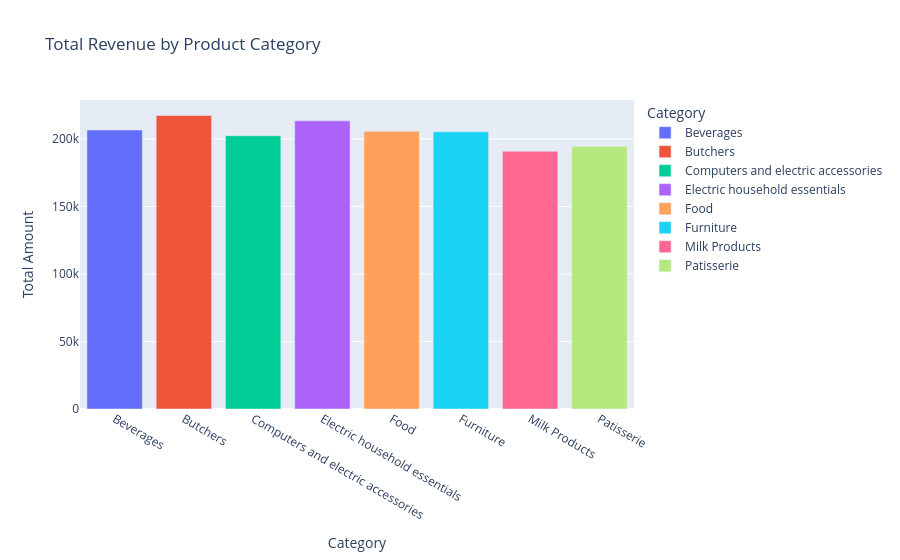

Notebook source saved alongside this figure:
### Markdown cell above
## **3.5 Bivariate Analysis**

Bivariate analysis explores relationships between two variables to identify patterns, dependencies, and business opportunities.

**Purpose**
- Compare sales performance across categories and channels
- Understand factors influencing revenue
- Identify purchasing behavior patterns
  
**What We'll Analyze**
- Category vs Total Sales
- Purchase Channel vs Total Sales
- Quantity vs Total Amount
- Discount Applied vs Total Amount

### **Visualization 7: Total Revenue by Product Category (Column Chart)**

**Objective**

Compare revenue generated across product categories.

### Code cell
category_sales = df.groupby('Category', as_index=False)['Total Amount'].sum()

fig = px.bar(
    category_sales,
    x='Category',
    y='Total Amount',
    title='Total Revenue by Product Category',
    color='Category'
)

fig.show()
fig.write_html("total_revenue_by_category.html")

### Figure 1 — Plotly figure (JSON) as saved in the notebook; plotly's stock layout.template omitted (floating-point values rounded to 4 significant figures)
{"data": [{"hovertemplate": "Category=%{x}<br>Total Amount=%{y}<extra></extra>", "legendgroup": "Beverages", "marker": {"color": "#636efa", "pattern": {"shape": ""}}, "name": "Beverages", "orientation": "v", "showlegend": true, "textposition": "auto", "type": "bar", "x": ["Beverages"], "xaxis": "x", "y": [206600.0], "yaxis": "y"}, {"hovertemplate": "Category=%{x}<br>Total Amount=%{y}<extra></extra>", "legendgroup": "Butchers", "marker": {"color": "#EF553B", "pattern": {"shape": ""}}, "name": "Butchers", "orientation": "v", "showlegend": true, "textposition": "auto", "type": "bar", "x": ["Butchers"], "xaxis": "x", "y": [217400.0], "yaxis": "y"}, {"hovertemplate": "Category=%{x}<br>Total Amount=%{y}<extra></extra>", "legendgroup": "Computers and electric accessories", "marker": {"color": "#00cc96", "pattern": {"shape": ""}}, "name": "Computers and electric accessories", "orientation": "v", "showlegend": true, "textposition": "auto", "type": "bar", "x": ["Computers and electric accessories"], "xaxis": "x", "y": [202400.0], "yaxis": "y"}, {"hovertemplate": "Category=%{x}<br>Total Amount=%{y}<extra></extra>", "legendgroup": "Electric household essentials", "marker": {"color": "#ab63fa", "pattern": {"shape": ""}}, "name": "Electric household essentials", "orientation": "v", "showlegend": true, "textposition": "auto", "type": "bar", "x": ["Electric household essentials"], "xaxis": "x", "y": [213400.0], "yaxis": "y"}, {"hovertemplate": "Category=%{x}<br>Total Amount=%{y}<extra></extra>", "legendgroup": "Food", "marker": {"color": "#FFA15A", "pattern": {"shape": ""}}, "name": "Food", "orientation": "v", "showlegend": true, "textposition": "auto", "type": "bar", "x": ["Food"], "xaxis": "x", "y": [205700.0], "yaxis": "y"}, {"hovertemplate": "Category=%{x}<br>Total Amount=%{y}<extra></extra>", "legendgroup": "Furniture", "marker": {"color": "#19d3f3", "pattern": {"shape": ""}}, "name": "Furniture", "orientation": "v", "showlegend": true, "textposition": "auto", "type": "bar", "x": ["Furniture"], "xaxis": "x", "y": [205300.0], "yaxis": "y"}, {"hovertemplate": "Category=%{x}<br>Total Amount=%{y}<extra></extra>", "legendgroup": "Milk Products", "marker": {"color": "#FF6692", "pattern": {"shape": ""}}, "name": "Milk Products", "orientation": "v", "showlegend": true, "textposition": "auto", "type": "bar", "x": ["Milk Products"], "xaxis": "x", "y": [190900.0], "yaxis": "y"}, {"hovertemplate": "Category=%{x}<br>Total Amount=%{y}<extra></extra>", "legendgroup": "Patisserie", "marker": {"color": "#B6E880", "pattern": {"shape": ""}}, "name": "Patisserie", "orientation": "v", "showlegend": true, "textposition": "auto", "type": "bar", "x": ["Patisserie"], "xaxis": "x", "y": [194500.0], "yaxis": "y"}], "layout": {"barmode": "relative", "legend": {"title": {"text": "Category"}, "tracegroupgap": 0}, "title": {"text": "Total Revenue by Product Category"}, "xaxis": {"anchor": "y", "categoryarray": ["Beverages", "Butchers", "Computers and electric accessories", "Electric household essentials", "Food", "Furniture", "Milk Products", "Patisserie"], "categoryorder": "array", "domain": [0, 1], "title": {"text": "Category"}}, "yaxis": {"anchor": "x", "domain": [0, 1], "title": {"text": "Total Amount"}}}}
